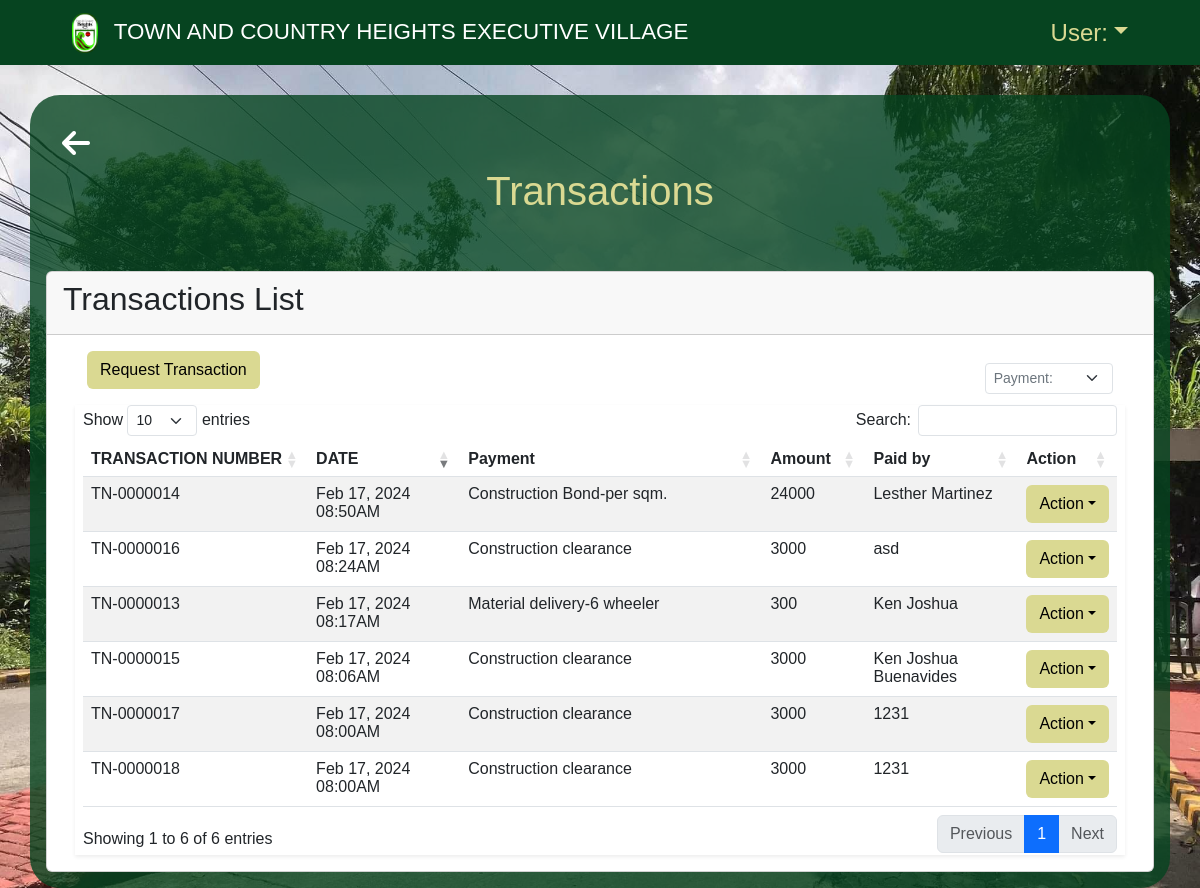
/user/transactions.php, run on an earlier commit of the app's database.
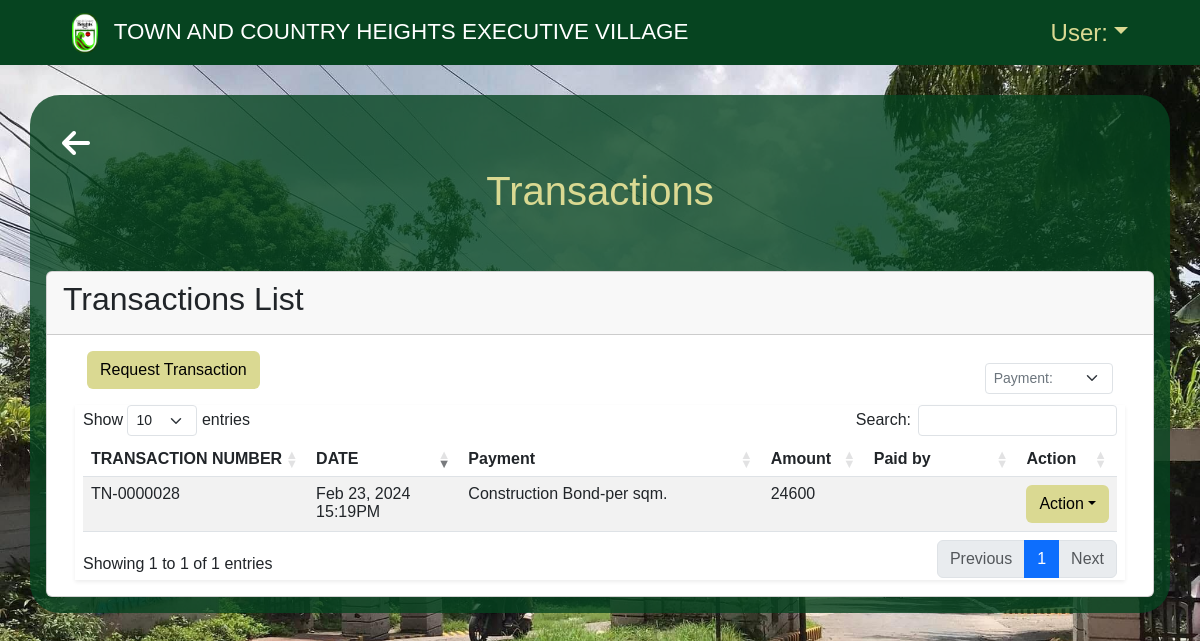
And on a later commit of the database.
### tables this page shows
CREATE TABLE `construction_payment` (
  `id` int(255) NOT NULL,
  `transaction_number` varchar(255) NOT NULL,
  `property_id` int(255) NOT NULL,
  `collection_fee_id` int(255) NOT NULL,
  `paid` int(255) NOT NULL,
  `date_created` datetime NOT NULL,
  `delivery_date` datetime NOT NULL,
  `paid_by` varchar(255) NOT NULL,
  `refund` varchar(255) NOT NULL,
  `admin` varchar(255) NOT NULL,
  `archive` varchar(255) NOT NULL DEFAULT 'ACTIVE'
);

CREATE TABLE `collection_fee` (
  `id` int(11) NOT NULL,
  `collection_fee_number` varchar(255) NOT NULL,
  `category` varchar(100) NOT NULL,
  `description` varchar(100) NOT NULL,
  `fee` varchar(100) NOT NULL,
  `date_created` datetime NOT NULL,
  `status` varchar(100) NOT NULL DEFAULT 'ACTIVE'
);

### user/transactions.php (the view, shortened to what the changed rows need)
<?php
require_once "../user-panel/user-nav.php";
require_once "../includes/user_header_transactions.php";
$server = new Server();
?>
<main>
  <div class="backbtn-title d-flex flex-column">
    <div class="row d-flex mt-2 mb-5 justify-content-center">
      <div class="col col-xl-12 option-title">
        <h1>Transactions</h1>
      </div>
    </div>
  </div>
  <div class="card">
    <div class="card-header">
      <h2>Transactions List</h2>
    </div>
    <div class="card-body">
      <div class="container-fluid">
        <section class="main-content">
          <div class="row">
            <div class="col-xs-12">
              <div class="box">
                      <?php include "../user-panel/profile_request_transaction.php" ?>
                <div class="body-box shadow-sm">
                  <div class="table-responsive mx-2">
                    <table id="transactionTable" class="table table-striped" style="width:100%">
                      <thead>
                        <tr>
                          <th scope="col" width="5%">TRANSACTION NUMBER</th>
                          <th scope="col" width="15%">DATE</th>
                          <th scope="col" width="30%">Payment</th>
                          <th scope="col" width="10%">Amount</th>
                          <th scope="col" width="15%">Paid by</th>
                          <th scope="col" width="5%">Action</th>
                        </tr>
                      </thead>
                      <tbody class="">
                        <?php
                        $ACTIVE = "ACTIVE";
                        $query1 = "SELECT
                              property_list.id as property_id,
                              property_list.blk as property_blk,
                              property_list.lot as property_lot,
                              property_list.phase as property_phase,
                              property_list.street as property_street,
                              collection_fee.id as collection_id,
                              collection_fee.collection_fee_number,
                              collection_fee.category,
                              collection_fee.description,
                              construction_payment.id as construction_payment_id,
                              construction_payment.paid as amount,
                              construction_payment.date_created as payment_date,
                              construction_payment.delivery_date,
                              construction_payment.paid_by as paid_by_cp,
                              construction_payment.transaction_number as construction_tn_number,
                              construction_payment.refund
                              FROM construction_payment
                              INNER JOIN property_list ON construction_payment.property_id = property_list.id
                              INNER JOIN collection_fee ON construction_payment.collection_fee_id = collection_fee.id
                              WHERE construction_payment.archive = :ACTIVE
                              ";
                        $data1 = ["ACTIVE" => $ACTIVE];
                        $connection1 = $server->openConn();
                        $stmt1 = $connection1->prepare($query1);
                        $stmt1->execute($data1);
                        if ($stmt1->rowCount() > 0) {
                          while ($result1 = $stmt1->fetch()) {
                            $payment_date = date("M j, Y H:iA", strtotime($result1['payment_date']));
                            $paid_by_cp = $result1['paid_by_cp'];
                            if ($result1['description']) {
                              $payment = $result1['category'] . "-" . $result1['description'];
                            } else {
                              $payment = $result1['category'];
                            }
                            $amount = $result1['amount'];
                            $transaction_number_cp = $result1['construction_tn_number'];
                        ?>
                            <tr>
                              <td><?= $transaction_number_cp ?></td>
                              <td><?= $payment_date ?></td>
                              <td><?= $payment ?></td>
                              <td><?= $amount ?></td>
                              <td><?= $paid_by_cp ?></td>
                              <td>
                                <div class="dropdown">
                                  <a href="#" class="dropdown-toggle btn" data-bs-toggle="dropdown">Action</a>
                                </div>
                              </td>
                            </tr>
                        <?php
                          }
                        }
                        ?>
                      </tbody>
                    </table>
                  </div>
                </div>
              </div>
            </div>
          </div>
        </section>
      </div>
    </div>
  </div>
</main>
</body>
<?php
require "../includes/footer.php";
?>

What changed in the data, as far as the page shows it:
no longer on this page (row edited): construction_payment: transaction_number "TN-0000013", date_created "Feb 17, 2024 08:17AM", collection_fee.description "Material delivery-6 wheeler", paid "300", paid_by "Ken Joshua"
no longer on this page (row edited): construction_payment: transaction_number "TN-0000014", date_created "Feb 17, 2024 08:50AM", collection_fee.description "Construction Bond-per sqm.", paid "24000", paid_by "Lesther Martinez"
no longer on this page (row edited): construction_payment: transaction_number "TN-0000015", date_created "Feb 17, 2024 08:06AM", collection_fee.category "Construction clearance", paid "3000", paid_by "Ken Joshua Buenavides"
no longer on this page (row edited): construction_payment: transaction_number "TN-0000016", date_created "Feb 17, 2024 08:24AM", collection_fee.category "Construction clearance", paid "3000", paid_by "asd"
no longer on this page (row edited): construction_payment: transaction_number "TN-0000017", date_created "Feb 17, 2024 08:00AM", collection_fee.category "Construction clearance", paid "3000", paid_by "1231"
no longer on this page (row edited): construction_payment: transaction_number "TN-0000018", date_created "Feb 17, 2024 08:00AM", collection_fee.category "Construction clearance", paid "3000", paid_by "1231"
added construction_payment: transaction_number "TN-0000028", date_created "Feb 23, 2024 15:19PM", collection_fee.description "Construction Bond-per sqm.", paid "24600"
Also different on the page:
text written by a page script: "Show entries Search: Showing 1 to 6 of 6 entries Previous 1 Next" → "Show entries Search: Showing 1 to 1 of 1 entries Previous 1 Next"
